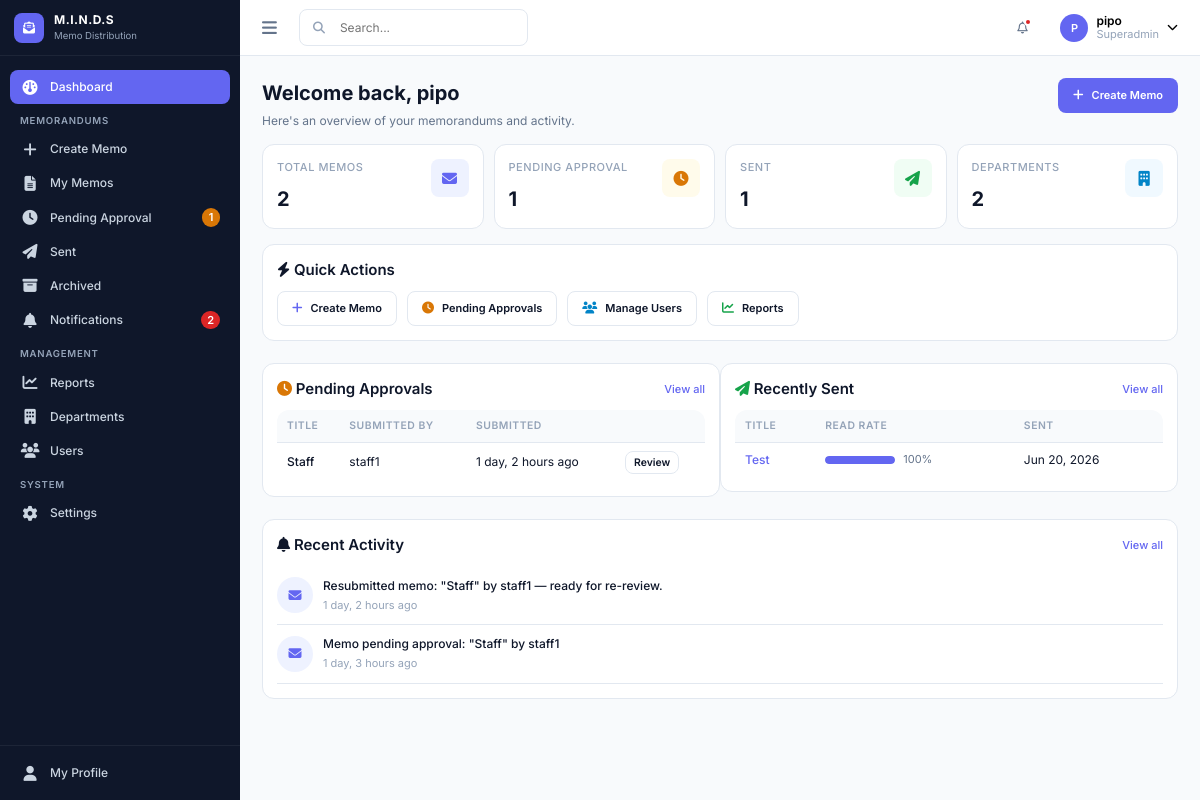
Screenshot of / (signed in) with the database file from the repository.
### accounts/models.py (models this page shows, shortened)
class User(AbstractUser):
    class Role(models.TextChoices):
        SUPERADMIN = "superadmin", "Superadmin"
        ADMIN      = "admin",      "Admin"
        STAFF      = "staff",      "Staff"
    role = models.CharField(max_length=20, choices=Role.choices, default=Role.STAFF)
    department = models.ForeignKey(
        "departments.Department",
        on_delete=models.SET_NULL,
        null=True, blank=True,
        related_name="members",
    )
    @property
    def is_superadmin(self):
        return self.role == self.Role.SUPERADMIN
    def can_send_directly(self):
        return self.role in (self.Role.SUPERADMIN, self.Role.ADMIN)
    def can_manage_departments(self):
        return self.role == self.Role.SUPERADMIN

### memos/models.py (models this page shows, shortened)
class Memorandum(models.Model):
    class Status(models.TextChoices):
        DRAFT    = "draft",    "Draft"
        PENDING  = "pending",  "Pending Approval"
        REJECTED = "rejected", "Rejected"
        APPROVED = "approved", "Approved"
        SENT     = "sent",     "Sent"
        ARCHIVED = "archived", "Archived"
    class Priority(models.TextChoices):
        NORMAL    = "normal",    "Normal"
        IMPORTANT = "important", "Important"
        URGENT    = "urgent",    "Urgent"
    title      = models.CharField(max_length=255)
    body       = models.TextField()
    status     = models.CharField(max_length=20, choices=Status.choices, default=Status.DRAFT)
    priority   = models.CharField(max_length=20, choices=Priority.choices, default=Priority.NORMAL)
    attachment = models.FileField(upload_to=memo_attachment_path, null=True, blank=True)
    created_by = models.ForeignKey(
        settings.AUTH_USER_MODEL, on_delete=models.CASCADE, related_name="created_memos",
    )
    departments = models.ManyToManyField(
        "departments.Department", blank=True, related_name="memorandums",
    )
    created_at   = models.DateTimeField(auto_now_add=True)
    updated_at   = models.DateTimeField(auto_now=True)
    submitted_at = models.DateTimeField(null=True, blank=True)
    sent_at      = models.DateTimeField(null=True, blank=True)
    archived_at  = models.DateTimeField(null=True, blank=True)
    approved_by        = models.ForeignKey(
        settings.AUTH_USER_MODEL, on_delete=models.SET_NULL,
        null=True, blank=True, related_name="approved_memos",
    )
    approved_at        = models.DateTimeField(null=True, blank=True)
    rejected_by        = models.ForeignKey(
        settings.AUTH_USER_MODEL, on_delete=models.SET_NULL,
        null=True, blank=True, related_name="rejected_memos",
    )
    rejected_at        = models.DateTimeField(null=True, blank=True)
    rejection_comments = models.TextField(blank=True)
    objects = MemoManager()
    class Meta:
        ordering = ["-created_at"]
        indexes  = [models.Index(fields=["status", "created_at"])]
    MAX_ATTACHMENT_SIZE = 100 * 1024 * 1024
    @property
    def total_recipients(self):
        return self.recipients.count()
    @property
    def read_count(self):
        return self.recipients.filter(read_at__isnull=False).count()
    @property
    def read_rate(self):
        total = self.total_recipients
        return round((self.read_count / total) * 100) if total else 0

### notifications/models.py (models this page shows, shortened)
class Notification(models.Model):
    user = models.ForeignKey(settings.AUTH_USER_MODEL, on_delete=models.CASCADE, related_name="notifications")
    memo = models.ForeignKey("memos.Memorandum", on_delete=models.CASCADE, null=True, blank=True, related_name="notifications")
    message = models.CharField(max_length=255)
    is_read = models.BooleanField(default=False)
    created_at = models.DateTimeField(auto_now_add=True)
    objects = NotificationQuerySet.as_manager()
    class Meta:
        ordering = ["-created_at"]
        indexes = [models.Index(fields=["user", "is_read"])]

### dashboard/views.py (the view, shortened to what this page needs)
# urls.py: path("", views.DashboardView.as_view(), name="index"),
class DashboardView(LoginRequiredMixin, TemplateView):
    template_name = "dashboard/dashboard.html"
    def get_context_data(self, **kwargs):
        context = super().get_context_data(**kwargs)
        user = self.request.user
        if user.is_superadmin:
            context.update(self._superadmin_context(user))
        elif user.is_admin:
            context.update(self._admin_context(user))
        else:
            context.update(self._staff_context(user))
        context["recent_activity"] = (
            Notification.objects.for_user(user).select_related("memo")[:5]
        )
        return context
    def _superadmin_context(self, user):
        all_memos = Memorandum.objects.all()
        pending   = all_memos.filter(status=Memorandum.Status.PENDING)
        sent      = all_memos.filter(status=Memorandum.Status.SENT)
        return {
            "role_view": "superadmin",
            "stats": [
                {"label": "Total Memos",      "value": all_memos.count(),       "icon": "envelope",    "color": "primary"},
                {"label": "Pending Approval", "value": pending.count(),          "icon": "clock",       "color": "warning"},
                {"label": "Sent",             "value": sent.count(),             "icon": "paper-plane", "color": "success"},
                {"label": "Departments",      "value": Department.objects.count(),"icon": "building",   "color": "info"},
            ],
            "pending_memos": pending.select_related("created_by").order_by("-submitted_at")[:5],
            "recent_sent":   sent.select_related("created_by").order_by("-sent_at")[:5],
            "quick_actions": [
                {"label": "Create Memo",       "url": "memos:create",     "icon": "plus",       "color": "primary"},
                {"label": "Pending Approvals", "url": "memos:pending",    "icon": "clock",      "color": "warning"},
                {"label": "Manage Users",      "url": "users:list",       "icon": "users",      "color": "info"},
                {"label": "Reports",           "url": "reports:index",    "icon": "chart-line", "color": "success"},
            ],
        }

### dashboard/templates/dashboard/dashboard.html (shortened to what this page needs)
{% extends "base.html" %}
{% block content %}
<div class="page-header">
    <div>
        <h1>Welcome back, {{ user.first_name|default:user.username }}</h1>
        <p>Here's an overview of your memorandums and activity.</p>
    </div>
    <div class="page-header-actions">
        <a href="{% url 'memos:create' %}" class="btn btn-primary">
            <i class="fa-solid fa-plus"></i> Create Memo
        </a>
    </div>
</div>
<div class="stats-grid" data-auto-refresh="5000">
    {% for stat in stats %}
        {% include "partials/stats_card.html" with label=stat.label value=stat.value icon=stat.icon color=stat.color %}
    {% endfor %}
</div>
<div class="card mb-6">
    <div class="card-header"><h3><i class="fa-solid fa-bolt"></i> Quick Actions</h3></div>
    <div class="flex gap-3 flex-wrap">
        {% for action in quick_actions %}
        <a href="{% url action.url %}" class="btn btn-secondary">
            <i class="fa-solid fa-{{ action.icon }}" style="color:var(--color-{{ action.color }});"></i>
            {{ action.label }}
        </a>
        {% endfor %}
    </div>
</div>
{% if role_view == "superadmin" or role_view == "admin" %}
<div class="grid grid-2" style="align-items:start;">
    <div class="card">
        <div class="card-header">
            <h3><i class="fa-solid fa-clock" style="color:var(--color-warning);"></i> Pending Approvals</h3>
            <a href="{% url 'memos:pending' %}" class="dropdown-link">View all</a>
        </div>
        {% if pending_memos %}
        <div class="table-wrapper" style="border:none;">
            <table class="data-table">
                <thead><tr><th>Title</th><th>Submitted By</th><th>Submitted</th><th></th></tr></thead>
                <tbody>
                    {% for memo in pending_memos %}
                    <tr>
                        <td data-label="Title">
                            <a href="{% url 'memos:detail' memo.id %}" class="font-medium truncate" style="max-width:180px;display:block;">
                                {{ memo.title }}
                            </a>
                        </td>
                        <td data-label="By">{{ memo.created_by.get_full_name|default:memo.created_by.username }}</td>
                        <td data-label="Submitted">{{ memo.submitted_at|timesince }} ago</td>
                        <td><a href="{% url 'memos:detail' memo.id %}" class="btn btn-sm btn-secondary">Review</a></td>
                    </tr>
                    {% endfor %}
                </tbody>
            </table>
        </div>
        {% else %}
        {% include "partials/empty_state.html" with icon="check-double" title="All caught up" message="No memorandums are awaiting approval." %}
        {% endif %}
    </div>
    <div class="card">
        <div class="card-header">
            <h3><i class="fa-solid fa-paper-plane" style="color:var(--color-success);"></i> Recently Sent</h3>
            <a href="{% url 'memos:sent' %}" class="dropdown-link">View all</a>
        </div>
        {% if recent_sent %}
        <div class="table-wrapper" style="border:none;">
            <table class="data-table">
                <thead><tr><th>Title</th><th>Read Rate</th><th>Sent</th></tr></thead>
                <tbody>
                    {% for memo in recent_sent %}
                    <tr>
                        <td data-label="Title">
                            <a href="{% url 'memos:detail' memo.id %}" class="font-medium truncate" style="max-width:180px;display:block;color:var(--color-primary);">
                                {{ memo.title }}
                            </a>
                        </td>
                        <td data-label="Read Rate">
                            <div class="flex items-center gap-2">
                                <div class="progress-bar" style="width:70px;">
                                    <div class="progress-bar-fill" style="width:{{ memo.read_rate }}%;"></div>
                                </div>
                                <span class="text-xs text-muted">{{ memo.read_rate }}%</span>
                            </div>
                        </td>
                        <td data-label="Sent">{{ memo.sent_at|date:"M d, Y" }}</td>
                    </tr>
                    {% endfor %}
                </tbody>
            </table>
        </div>
        {% else %}
        {% include "partials/empty_state.html" with icon="paper-plane" title="No sent memos" message="Sent memorandums will appear here." %}
        {% endif %}
    </div>
</div>
{% endif %}
<div class="card mt-6">
    <div class="card-header">
        <h3><i class="fa-solid fa-bell"></i> Recent Activity</h3>
        <a href="{% url 'notifications:list' %}" class="dropdown-link">View all</a>
    </div>
    {% if recent_activity %}
    {% for notif in recent_activity %}
    <div class="dropdown-item" style="padding:var(--space-3) 0;border-bottom:1px solid var(--color-border);">
        <div class="dropdown-item-icon"><i class="fa-solid fa-envelope"></i></div>
        <div class="dropdown-item-content">
            <p style="font-weight:var(--font-weight-medium);white-space:normal;">{{ notif.message }}</p>
            <span>{{ notif.created_at|timesince }} ago</span>
        </div>
    </div>
    {% endfor %}
    {% else %}
    {% include "partials/empty_state.html" with icon="bell-slash" title="No recent activity" message="Notifications will appear here." %}
    {% endif %}
</div>
{% endblock %}

### core/templates/partials/topbar.html (shortened to what this page needs)
<header class="topbar">
    <div class="topbar-left">
        <button class="sidebar-toggle" id="sidebarToggle" aria-label="Toggle sidebar">
            <i class="fa-solid fa-bars"></i>
        </button>
        {% include "partials/search_bar.html" %}
    </div>
    <div class="topbar-right">
        <div class="user-menu">
            <button class="topbar-icon-btn" id="notifBellToggle" aria-label="Notifications">
                <i class="fa-regular fa-bell"></i>
                {% if unread_notif_count %}<span class="badge-dot"></span>{% endif %}
            </button>
        </div>
        <div class="user-menu">
            <button class="user-menu-trigger" id="userMenuToggle">
                <div class="user-avatar">{{ user.first_name|first|default:user.username|first|upper }}</div>
                <div class="user-menu-info hide-mobile">
                    <div class="name">{{ user.get_full_name|default:user.username }}</div>
                    <div class="role">{{ user.get_role_display }}</div>
                </div>
                <i class="fa-solid fa-chevron-down text-xs hide-mobile"></i>
            </button>
        </div>
    </div>
</header>

### core/templates/partials/stats_card.html (shortened to what this page needs)
<div class="stat-card">
    <div class="stat-card-info">
        <span class="label">{{ label }}</span>
        <span class="value">{{ value }}</span>
    </div>
    <div class="stat-card-icon {{ color|default:'primary' }}">
        <i class="fa-solid fa-{{ icon|default:'chart-simple' }}"></i>
    </div>
</div>

### rows the page displays
User: first_name|first "P", get_full_name "pipo", role "Superadmin", first_name "pipo"
Memorandum: status "SENT", value "1", title "Test", read_rate "100", sent_at "Jun 20, 2026"
Memorandum: title "Staff", created_by.get_full_name "staff1", submitted_at "1 day, 2 hours"
Notification: message "Resubmitted memo: \"Staff\" by staff1 — ready for re-review.", created_at "1 day, 2 hours"
Notification: message "Memo pending approval: \"Staff\" by staff1", created_at "1 day, 3 hours"

### other values shown
{{ pending_count }} "1"
{{ unread_notif_count }} "2"
{{ label }} "TOTAL MEMOS" "PENDING APPROVAL" "DEPARTMENTS"
{{ value }} "2" "1" "2"
{{ action.label }} "Create Memo" "Pending Approvals" "Manage Users" "Reports"
